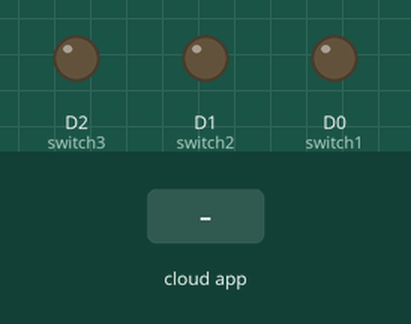
A sketch run on a simulated ESP8266 (NodeMCU). Shown: output pins drawn as LEDs (lit = HIGH). Inputs (shaded band) come from the test bench. WiFi joins after 1.5 s; servers stay silent unless stated; no MQTT or app messages arrive unless stated; what the sketch prints to the serial monitor is not drawn.

Above: at 2.7 s.
2.8 s: the phone or cloud app sets light1 to 1
At 3.9 s:
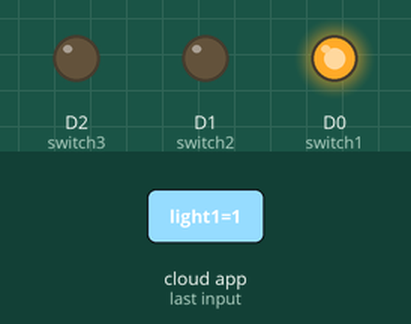
4.3 s: the phone or cloud app sets fan to 1
At 5.2 s:
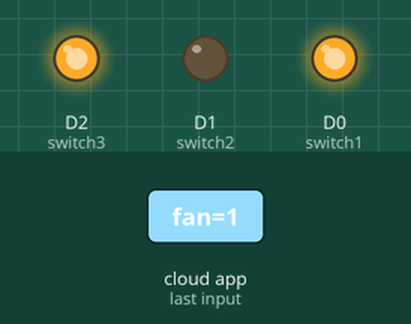
5.8 s: the phone or cloud app sets light2 to 1
At 6.4 s:
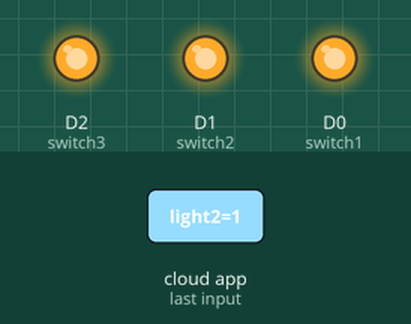
7.3 s: the phone or cloud app sets light1 to 0
At 7.7 s:
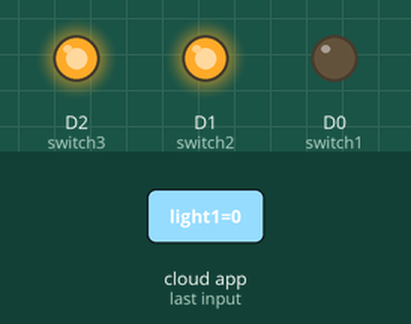
8.8 s: the phone or cloud app sets fan to 0
At 10.0 s:
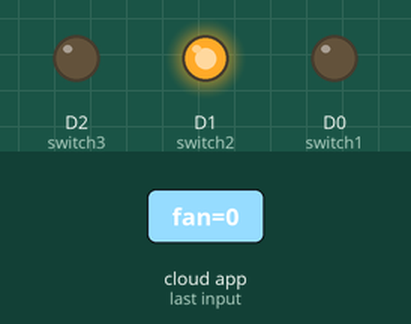
10.3 s: the phone or cloud app sets light1 to 1
At 11.3 s:
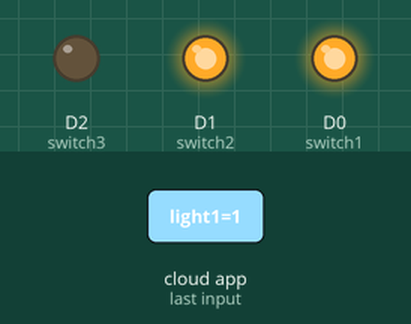
Timing chart, 0 to 12.8 s (numbered marks = the images above; inputs shaded):
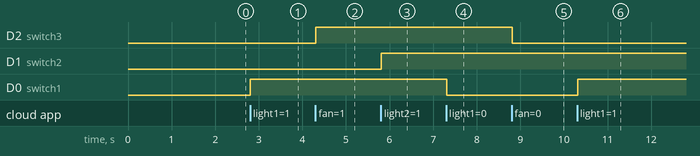

The sketch:

Smart_bulb_using_IOT.ino
```cpp
#include <ESP8266WiFi.h>
#include "Adafruit_MQTT.h"
#include "Adafruit_MQTT_Client.h"

#define switch1        D0
#define switch2        D1
#define switch3        D2


#define WLAN_SSID       "project"
#define WLAN_PASS       "123456789"


#define AIO_SERVER      "io.adafruit.com"
#define AIO_SERVERPORT  1883                   // use 8883 for SSL
#define AIO_USERNAME    "pradeeppradeep"//"techiesms"
#define AIO_KEY         "aio_wkyY94QJ8ZQWYhMemDiPgOQDRZE0"//"912b30c900574034a653f41e2b4df838"//b2d639b609484333bfbcf9d2e216cf78,  3dff628baf014a98a9859d9957303bc6


// Create an ESP8266 WiFiClient class to connect to the MQTT server.
WiFiClient client;
// or... use WiFiFlientSecure for SSL
//WiFiClientSecure client;

// Setup the MQTT client class by passing in the WiFi client and MQTT server and login details.
Adafruit_MQTT_Client mqtt(&client, AIO_SERVER, AIO_SERVERPORT, AIO_USERNAME, AIO_KEY);

/****************************** Feeds ***************************************/


// Setup a feed called 'onoff' for subscribing to changes.
Adafruit_MQTT_Subscribe light1 = Adafruit_MQTT_Subscribe(&mqtt, AIO_USERNAME "/feeds/light1");
Adafruit_MQTT_Subscribe light2 = Adafruit_MQTT_Subscribe(&mqtt, AIO_USERNAME "/feeds/light2");
Adafruit_MQTT_Subscribe fan = Adafruit_MQTT_Subscribe(&mqtt, AIO_USERNAME "/feeds/fan");


// for some reason (only affects ESP8266, likely an arduino-builder bug).
void MQTT_connect();

void setup()
{
  Serial.begin(9600);
  delay(10);
  pinMode(switch1, OUTPUT);
  digitalWrite(switch1,LOW);
  pinMode(switch2, OUTPUT);
  digitalWrite(switch2,LOW);
  pinMode(switch3, OUTPUT);
  digitalWrite(switch3,LOW);
  Serial.println(F("Adafruit MQTT demo"));

  // Connect to WiFi access point.
  Serial.println(); Serial.println();
  Serial.print("Connecting to ");
  Serial.println(WLAN_SSID);

  WiFi.begin(WLAN_SSID, WLAN_PASS);
  while (WiFi.status() != WL_CONNECTED)
  {
    delay(500);
    Serial.print(".");
  }
  Serial.println();

  Serial.println("WiFi connected");
  Serial.println("IP address: "); Serial.println(WiFi.localIP());


  // Setup MQTT subscription for onoff feed.
  mqtt.subscribe(&light1);
  mqtt.subscribe(&light2);
  mqtt.subscribe(&fan);

}

uint32_t x = 0;

void loop()
{
  // Ensure the connection to the MQTT server is alive (this will make the first
  // connection and automatically reconnect when disconnected).  See the MQTT_connect
  // function definition further below.
  MQTT_connect();
  // this is our 'wait for incoming subscription packets' busy subloop
  // try to spend your time here

  Adafruit_MQTT_Subscribe *subscription;
  while ((subscription = mqtt.readSubscription(20000)))
  {

    if (subscription == &light1)
    {
      Serial.print(F("gate: "));
      Serial.println((char *)light1.lastread);
      int light_State1 = atoi((char *)light1.lastread);
      if(light_State1==1)
      {
        digitalWrite(switch1, light_State1);

       }
    else
    {
     digitalWrite(switch1, light_State1);

    }
    }

     if (subscription == &light2)
    {
      Serial.print(F("gate: "));
      Serial.println((char *)light2.lastread);
      int light_State2 = atoi((char *)light2.lastread);
      if(light_State2==1)
      {
       digitalWrite(switch2, light_State2);

      }
    else
    {
     digitalWrite(switch2, light_State2);

    }
    }
    if (subscription == &fan)
    {
      Serial.print(F("fan: "));
      Serial.println((char *)fan.lastread);
      int fan_State = atoi((char *)fan.lastread);
      if(fan_State==1)
      {
       digitalWrite(switch3, fan_State);

      }
    else
     {
      digitalWrite(switch3, fan_State);

     }
    }
   }
}

// Function to connect and reconnect as necessary to the MQTT server.
// Should be called in the loop function and it will take care if connecting.
void MQTT_connect() {
  int8_t ret;

  // Stop if already connected.
  if (mqtt.connected()) {
    return;
  }

  Serial.print("Connecting to MQTT... ");

  uint8_t retries = 3;

  while ((ret = mqtt.connect()) != 0) { // connect will return 0 for connected
    Serial.println(mqtt.connectErrorString(ret));
    Serial.println("Retrying MQTT connection in 5 seconds...");
    mqtt.disconnect();
    delay(5000);  // wait 5 seconds
    retries--;
    if (retries == 0) {
      // basically die and wait for WDT to reset me
      while (1);
    }
  }
  Serial.println("MQTT Connected!");

}
```

Measured:
- after the input at 2.8 s, D0 (switch1): LOW → HIGH at once
- after the input at 4.3 s, D2 (switch3): LOW → HIGH at once
- after the input at 5.8 s, D1 (switch2): LOW → HIGH at once
- after the input at 7.3 s, D0 (switch1): HIGH → LOW at once
- after the input at 8.8 s, D2 (switch3): HIGH → LOW at once
- after the input at 10.3 s, D0 (switch1): LOW → HIGH at once
